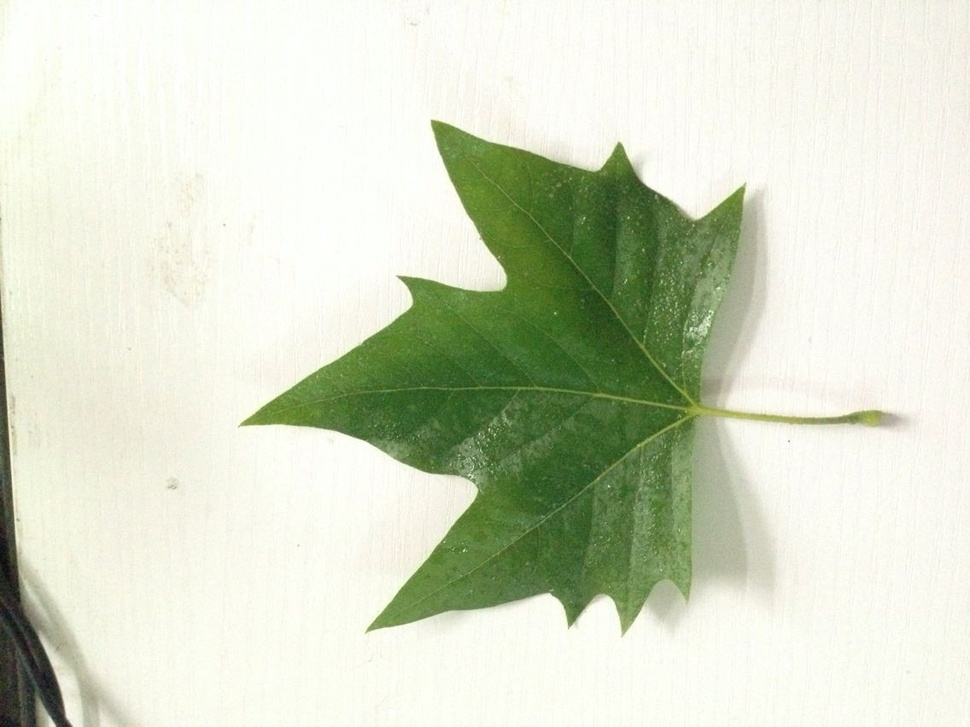
#> input picture 数字图像处理/leaf/res/test.jpg, 970 x 727 px, shrunk from 1136 x 852 before the run
$ python result.py
#> lines starting #> are read from the running program, lines starting #| are printed output that depends on the picture; after the words box and inside, x2 and y2 are one past the last pixel; in counts of white or black regions, pixels touching at a corner belong together
# coding=utf-8
import cv2
import numpy as np
import pickle
from matplotlib import pyplot as plt
#标本列表
name=['leaf1.jpg','leaf2.jpg','leaf3.jpg','leaf4.jpg','leaf5.jpg']
#识别对象
test=['test.jpg']
new=[]
std_list=[]
#图片预处理
img1 = cv2.imread("res/test.jpg",0)
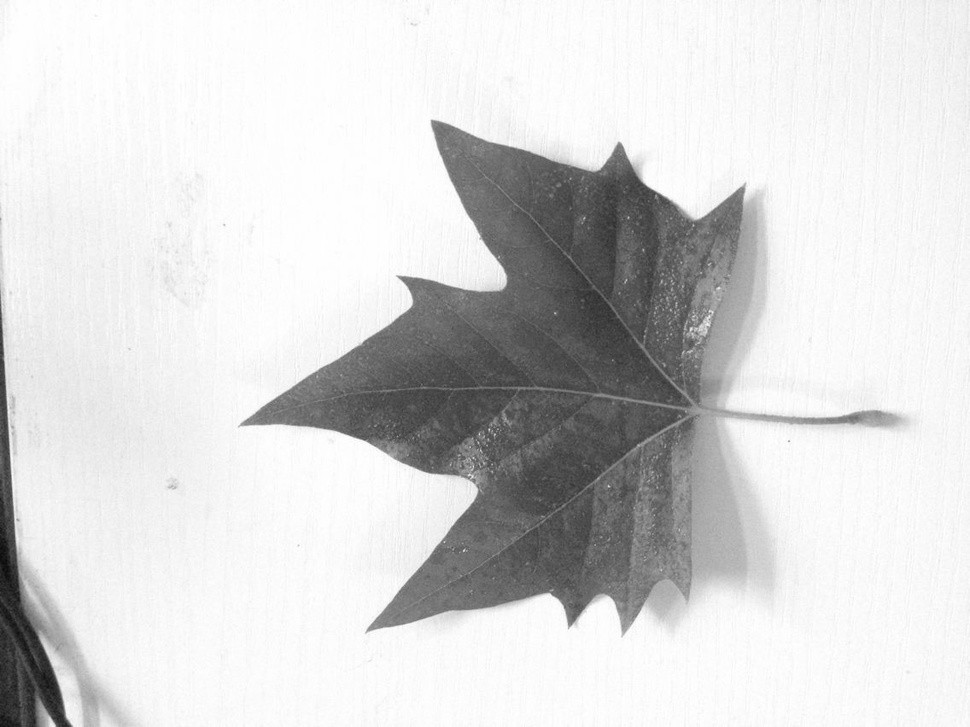
#> img1: shape (727, 970); min 8, max 255, mean 214.9
img2  = cv2.medianBlur(img1,5)
img = cv2.GaussianBlur(img2,(5,5),0)
#Otsu’s 二值化
ret,thresh = cv2.threshold(img,0,255,cv2.THRESH_BINARY+cv2.THRESH_OTSU)
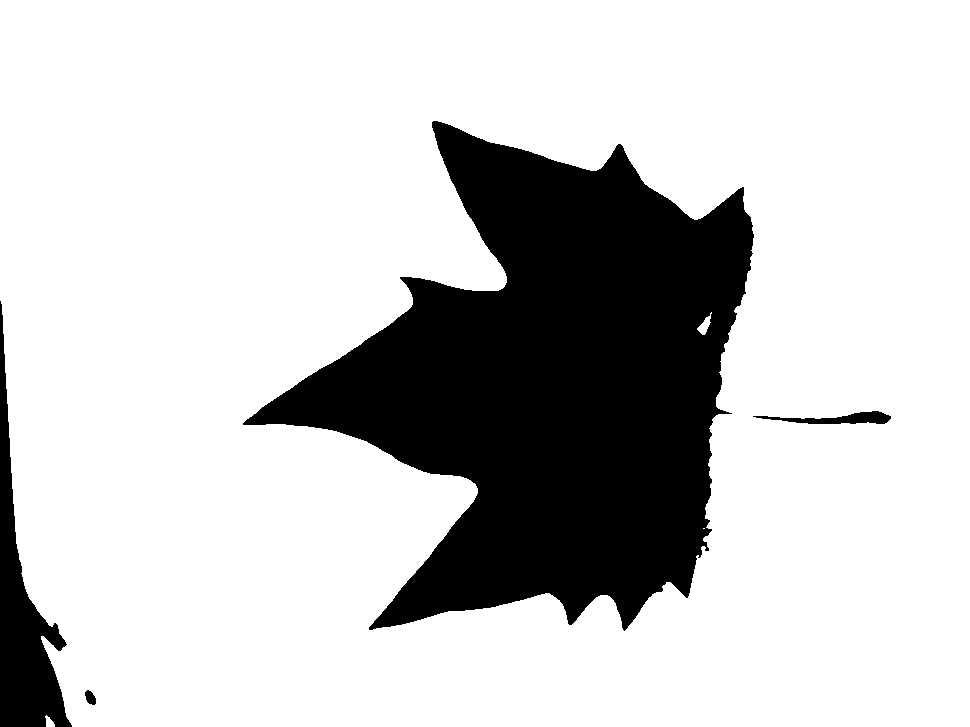
#> thresh: shape (727, 970); 79% white; 4 black regions
#> ret = 172
#寻找轮廓（可能多个）
contours,hierarchy = cv2.findContours(thresh, 1,cv2.CHAIN_APPROX_NONE)
#> contours = 7 contours, 1 with area under 20; largest, box (x1, y1, x2, y2) and area: (0, 0, 970, 727) 693172, (242, 120, 755, 632) 138336, (752, 410, 892, 425) 998, (84, 689, 97, 706) 131, (697, 312, 712, 335) 117, (45, 715, 55, 727) 58
#寻找第二长周长，也就是目标轮廓
per=[]
for cnt in contours:
       perimeter = cv2.arcLength(cnt,True)
       per.append( perimeter )
#> this loop made 7 passes
#> perimeter on passes 1, 2, 4, 5, 6, 7: 34.73, 45.46, 296.6, 58.77, 2393.7, 3413.5
#> (cnt, perimeter) on pass 3: ([[703, 528], [704, 528]], 2)
#> after the loop, per = [34.73, 45.46, 2, 296.6, 58.77, 2393.7, 3413.5]
sorted(per)
for select in contours:
        if per[-2]== cv2.arcLength(select,True):
              break
#> this loop made 6 passes
#> select on pass 3: [[703, 528], [704, 528]]
#绘出轮廓
cv2.drawContours(img,select,-1,(0,0,200),3)
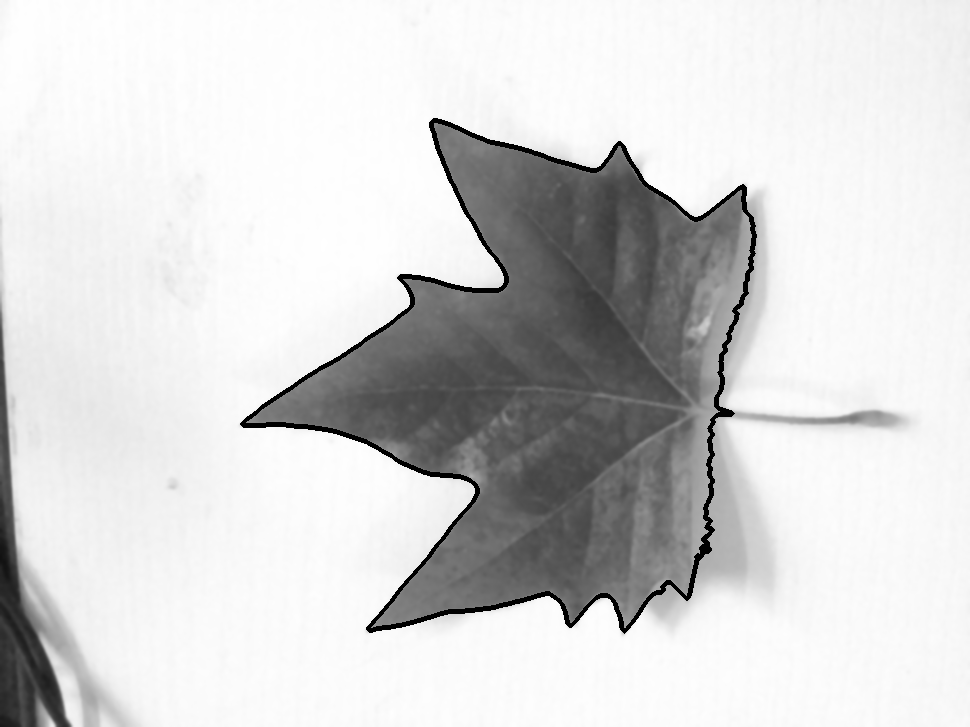
#> img: shape (727, 970); min 0, max 255, mean 212.2

#性质列表
#长宽比
x,y,w,h = cv2.boundingRect(select)
#> x = 242; y = 120; w = 513; h = 512
aspect_ratio = float(w)/h
#> aspect_ratio = 1
#边界面积
area = cv2.contourArea(select)
#> area = 138336
rect_area=w*h
#> rect_area = 262656
extent = float(area)/rect_area
#> extent = 0.527
#轮廓面积与凸包面积的比
hull = cv2.convexHull(select)
#> hull = contour of 21 points, box (x1, y1, x2, y2) (242, 120, 755, 632), area 198631
hull_area = cv2.contourArea(hull)
#> hull_area = 198631
solidity = float(area)/hull_area #  if hull_area !=0:
#> solidity = 0.696
#与轮廓面积相等的圆形的直径
equi_diameter = np.sqrt(4*area/np.pi)
#> equi_diameter = 419.7

cv2.imshow("select",img)
cv2.waitKey(0)
#识别对象目标的性质参数
object_data=["test.jpg",aspect_ratio ,extent,solidity,equi_diameter]
#> object_data = ['test.jpg', 1, 0.527, 0.696, 419.7]

#读取标本的性质参数
for item in name:
    try:
        with open("data/"+item+".txt",'r') as file:
            new=pickle.load(file)
    except IOError as err:
        print('File error:'+str(err) )
    except pickle.PickleError as perr:
        print('Pickling error: '+str(perr))
    result=[]
    #计算前三个性质的标准差
#> (the run stopped early here; a loop or call above may not have finished)
